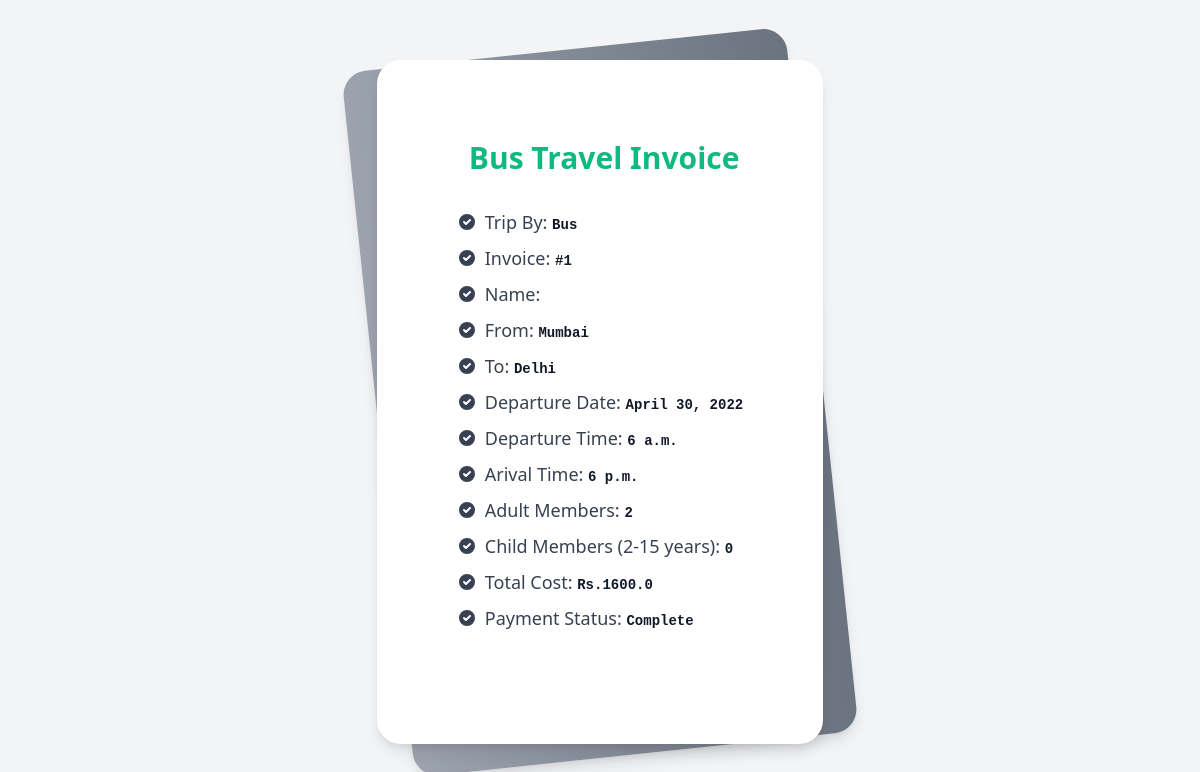
Screenshot of /main/invoice/1/ (signed in) with the database file from the repository.
### main/models.py (models this page shows, shortened)
class BusTrip(models.Model):
    ticket = models.UUIDField(default=uuid.uuid4, editable=False, unique=True)
    user = models.ForeignKey(User, on_delete=models.CASCADE)
    bus = models.ForeignKey(BusChart, on_delete=models.CASCADE)
    adult = models.BigIntegerField()
    child = models.BigIntegerField()
    totalcost = models.FloatField()
    departureDate = models.DateField()
    payment = models.CharField(max_length=120)

class BusChart(models.Model):
    fromP           = models.ForeignKey(Places, on_delete=models.CASCADE, related_name="fromPB")
    toP             = models.ForeignKey(Places, on_delete=models.CASCADE, related_name="toPB")
    departure       = models.TimeField()
    arival          = models.TimeField()
    adultcost       = models.FloatField()
    childcost       = models.FloatField()

class Places(models.Model):
    name            = models.CharField(max_length=120)
    def __str__(self):
        return self.name

### main/views.py (the view)
# urls.py: path('invoice/<int:id>/', businvoice, name="busticket"),
@login_required(login_url='/main/login/')
def businvoice(request, id):
    uid = request.user.id
    user = User.objects.get(id=uid)
    bustrip = BusTrip.objects.get(id=id)
    context = {
            'bus': bustrip,
            'trip': bustrip.bus,
            'user': user,
            'tripby': "Bus"
        }
    return render(request, 'main/invoice.html', context)

### main/templates/main/invoice.html (shortened to what this page needs)
<link href="https://cdnjs.cloudflare.com/ajax/libs/font-awesome/5.15.3/css/all.min.css" rel="stylesheet">
<link href="https://unpkg.com/tailwindcss@^2/dist/tailwind.min.css" rel="stylesheet">
<div class="min-h-screen bg-gray-100 py-6 flex flex-col justify-center sm:py-12">
  <div class="relative py-3 sm:max-w-xl sm:mx-auto">
    <div class="relative px-4 py-10 bg-white shadow-lg sm:rounded-3xl sm:p-20">
      <div class="max-w-md mx-auto">
        <div class="flex flex-row">
                <span class="ml-3 text-3xl text-green-500 font-bold">Bus Travel Invoice</span>
        </div>
        <div class="divide-y divide-gray-200">
          <div class="py-8 text-base leading-6 space-y-4 text-gray-700 sm:text-lg sm:leading-7">
            <ul class="list-disc space-y-2">
              <li class="flex items-start">
                <span class="h-6 flex items-center sm:h-7">
                  <svg class="flex-shrink-0 h-5 w-5 text-cyan-500" viewBox="0 0 20 20" fill="currentColor">
                    <path fill-rule="evenodd" d="M10 18a8 8 0 100-16 8 8 0 000 16zm3.707-9.293a1 1 0 00-1.414-1.414L9 10.586 7.707 9.293a1 1 0 00-1.414 1.414l2 2a1 1 0 001.414 0l4-4z" clip-rule="evenodd" />
                  </svg>
                </span>
                <p class="ml-2">
                  Trip By:
                  <code class="text-sm font-bold text-gray-900">{{tripby}}</code>
                </p>
              </li>
              <li class="flex items-start">
                <span class="h-6 flex items-center sm:h-7">
                  <svg class="flex-shrink-0 h-5 w-5 text-cyan-500" viewBox="0 0 20 20" fill="currentColor">
                    <path fill-rule="evenodd" d="M10 18a8 8 0 100-16 8 8 0 000 16zm3.707-9.293a1 1 0 00-1.414-1.414L9 10.586 7.707 9.293a1 1 0 00-1.414 1.414l2 2a1 1 0 001.414 0l4-4z" clip-rule="evenodd" />
                  </svg>
                </span>
                <p class="ml-2">
                  Invoice:
                  <code class="text-sm font-bold text-gray-900">#{{bus.id}}</code>
                </p>
              </li>
              <li class="flex items-start">
                <span class="h-6 flex items-center sm:h-7">
                  <svg class="flex-shrink-0 h-5 w-5 text-cyan-500" viewBox="0 0 20 20" fill="currentColor">
                    <path fill-rule="evenodd" d="M10 18a8 8 0 100-16 8 8 0 000 16zm3.707-9.293a1 1 0 00-1.414-1.414L9 10.586 7.707 9.293a1 1 0 00-1.414 1.414l2 2a1 1 0 001.414 0l4-4z" clip-rule="evenodd" />
                  </svg>
                </span>
                <p class="ml-2">
                  Name:
                </p>
              </li>
              <li class="flex items-start">
                <span class="h-6 flex items-center sm:h-7">
                  <svg class="flex-shrink-0 h-5 w-5 text-cyan-500" viewBox="0 0 20 20" fill="currentColor">
                    <path fill-rule="evenodd" d="M10 18a8 8 0 100-16 8 8 0 000 16zm3.707-9.293a1 1 0 00-1.414-1.414L9 10.586 7.707 9.293a1 1 0 00-1.414 1.414l2 2a1 1 0 001.414 0l4-4z" clip-rule="evenodd" />
                  </svg>
                </span>
                <p class="ml-2">
                  From:
                  <code class="text-sm font-bold text-gray-900">{{trip.fromP}}</code>
                </p>
              </li>
              <li class="flex items-start">
                <span class="h-6 flex items-center sm:h-7">
                  <svg class="flex-shrink-0 h-5 w-5 text-cyan-500" viewBox="0 0 20 20" fill="currentColor">
                    <path fill-rule="evenodd" d="M10 18a8 8 0 100-16 8 8 0 000 16zm3.707-9.293a1 1 0 00-1.414-1.414L9 10.586 7.707 9.293a1 1 0 00-1.414 1.414l2 2a1 1 0 001.414 0l4-4z" clip-rule="evenodd" />
                  </svg>
                </span>
                <p class="ml-2">
                  To:
                  <code class="text-sm font-bold text-gray-900">{{trip.toP}}</code>
                </p>
              </li>
              <li class="flex items-start">
                <span class="h-6 flex items-center sm:h-7">
                  <svg class="flex-shrink-0 h-5 w-5 text-cyan-500" viewBox="0 0 20 20" fill="currentColor">
                    <path fill-rule="evenodd" d="M10 18a8 8 0 100-16 8 8 0 000 16zm3.707-9.293a1 1 0 00-1.414-1.414L9 10.586 7.707 9.293a1 1 0 00-1.414 1.414l2 2a1 1 0 001.414 0l4-4z" clip-rule="evenodd" />
                  </svg>
                </span>
                <p class="ml-2">
                  Departure Date:
                  <code class="text-sm font-bold text-gray-900">{{bus.departureDate}}</code>
                </p>
              </li>
              <li class="flex items-start">
                <span class="h-6 flex items-center sm:h-7">
                  <svg class="flex-shrink-0 h-5 w-5 text-cyan-500" viewBox="0 0 20 20" fill="currentColor">
                    <path fill-rule="evenodd" d="M10 18a8 8 0 100-16 8 8 0 000 16zm3.707-9.293a1 1 0 00-1.414-1.414L9 10.586 7.707 9.293a1 1 0 00-1.414 1.414l2 2a1 1 0 001.414 0l4-4z" clip-rule="evenodd" />
                  </svg>
                </span>
                <p class="ml-2">
                  Departure Time:
                  <code class="text-sm font-bold text-gray-900">{{trip.departure}}</code>
                </p>
              </li>
              <li class="flex items-start">
                <span class="h-6 flex items-center sm:h-7">
                  <svg class="flex-shrink-0 h-5 w-5 text-cyan-500" viewBox="0 0 20 20" fill="currentColor">
                    <path fill-rule="evenodd" d="M10 18a8 8 0 100-16 8 8 0 000 16zm3.707-9.293a1 1 0 00-1.414-1.414L9 10.586 7.707 9.293a1 1 0 00-1.414 1.414l2 2a1 1 0 001.414 0l4-4z" clip-rule="evenodd" />
                  </svg>
                </span>
                <p class="ml-2">
                  Arival Time:
                  <code class="text-sm font-bold text-gray-900">{{trip.arival}}</code>
                </p>
              </li>
              <li class="flex items-start">
                <span class="h-6 flex items-center sm:h-7">
                  <svg class="flex-shrink-0 h-5 w-5 text-cyan-500" viewBox="0 0 20 20" fill="currentColor">
                    <path fill-rule="evenodd" d="M10 18a8 8 0 100-16 8 8 0 000 16zm3.707-9.293a1 1 0 00-1.414-1.414L9 10.586 7.707 9.293a1 1 0 00-1.414 1.414l2 2a1 1 0 001.414 0l4-4z" clip-rule="evenodd" />
                  </svg>
                </span>
                <p class="ml-2">
                  Adult Members:
                  <code class="text-sm font-bold text-gray-900">{{bus.adult}}</code>
                </p>
              </li>
              <li class="flex items-start">
                <span class="h-6 flex items-center sm:h-7">
                  <svg class="flex-shrink-0 h-5 w-5 text-cyan-500" viewBox="0 0 20 20" fill="currentColor">
                    <path fill-rule="evenodd" d="M10 18a8 8 0 100-16 8 8 0 000 16zm3.707-9.293a1 1 0 00-1.414-1.414L9 10.586 7.707 9.293a1 1 0 00-1.414 1.414l2 2a1 1 0 001.414 0l4-4z" clip-rule="evenodd" />
                  </svg>
                </span>
                <p class="ml-2">
                  Child Members (2-15 years):
                  <code class="text-sm font-bold text-gray-900">{{bus.child}}</code>
                </p>
              </li>
              <li class="flex items-start">
                <span class="h-6 flex items-center sm:h-7">
                  <svg class="flex-shrink-0 h-5 w-5 text-cyan-500" viewBox="0 0 20 20" fill="currentColor">
                    <path fill-rule="evenodd" d="M10 18a8 8 0 100-16 8 8 0 000 16zm3.707-9.293a1 1 0 00-1.414-1.414L9 10.586 7.707 9.293a1 1 0 00-1.414 1.414l2 2a1 1 0 001.414 0l4-4z" clip-rule="evenodd" />
                  </svg>
                </span>
                <p class="ml-2">
                  Total Cost:
                  <code class="text-sm font-bold text-gray-900">Rs.{{bus.totalcost}}</code>
                </p>
              </li>
              <li class="flex items-start">
                <span class="h-6 flex items-center sm:h-7">
                  <svg class="flex-shrink-0 h-5 w-5 text-cyan-500" viewBox="0 0 20 20" fill="currentColor">
                    <path fill-rule="evenodd" d="M10 18a8 8 0 100-16 8 8 0 000 16zm3.707-9.293a1 1 0 00-1.414-1.414L9 10.586 7.707 9.293a1 1 0 00-1.414 1.414l2 2a1 1 0 001.414 0l4-4z" clip-rule="evenodd" />
                  </svg>
                </span>
                <p class="ml-2">
                  Payment Status:
                  <code class="text-sm font-bold text-gray-900">{{bus.payment}}</code>
                </p>
              </li>
            </ul>
          </div>
        </div>
      </div>
    </div>
  </div>
</div>

### rows the page displays
BusTrip: id "1", departureDate "April 30, 2022", adult "2", child "0", totalcost "1600.0", payment "Complete"
BusChart: fromP "Mumbai", toP "Delhi", departure "6 a.m.", arival "6 p.m."

### other values shown
{{ tripby }} "Bus"
